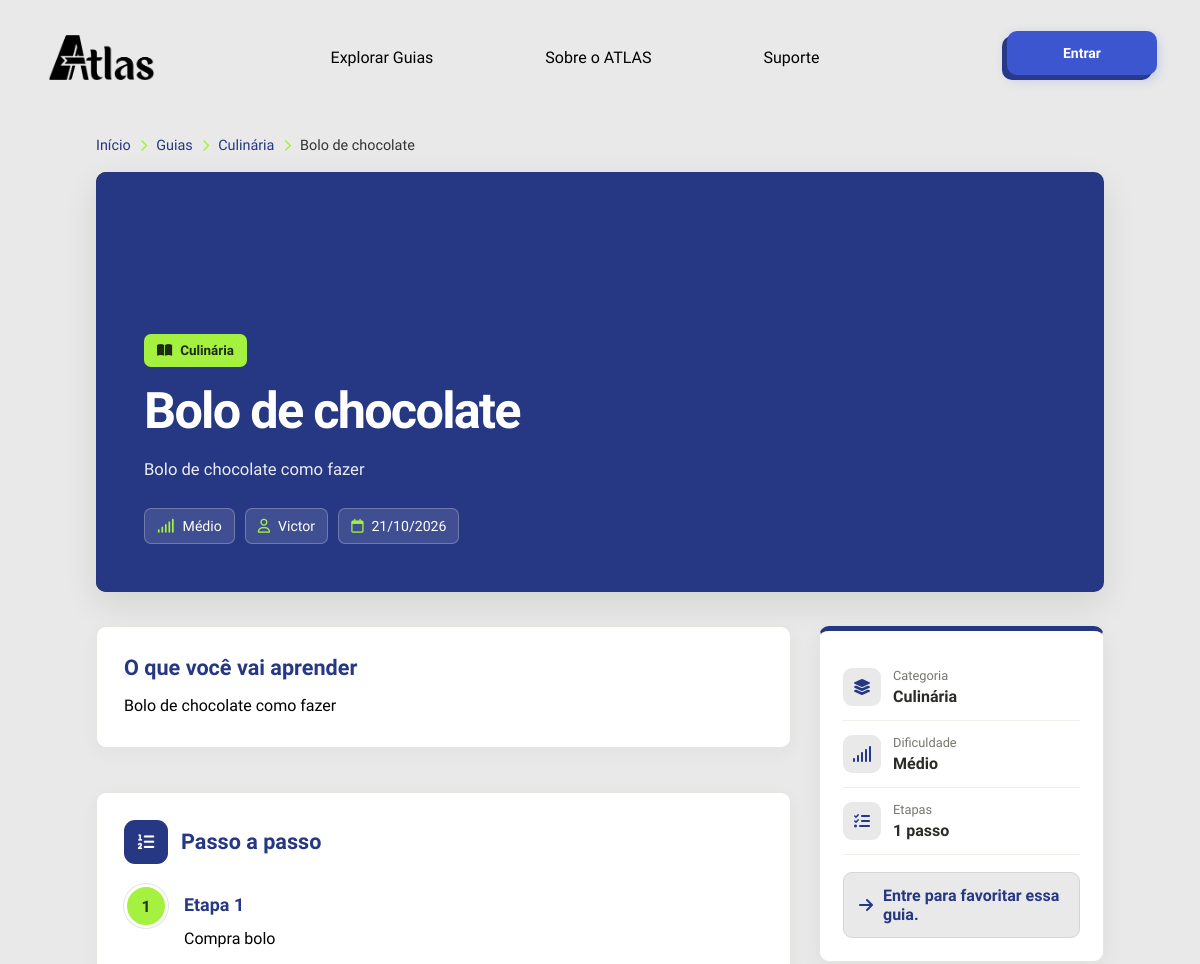
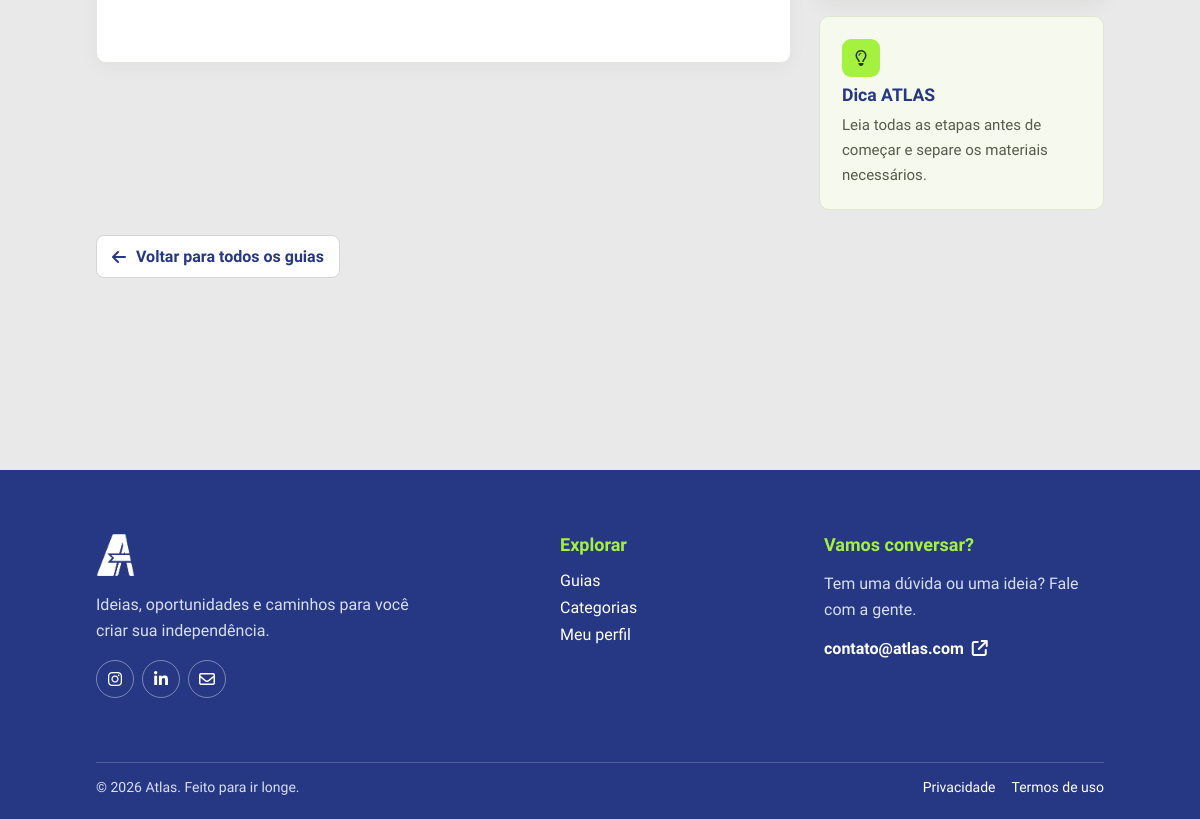
/guia.php?id=16, run on the app's committed database (2 pictures, top to bottom).
### tables this page shows
CREATE TABLE `guia` (
  `id_guia` int(11) NOT NULL,
  `id_usuario` int(11) NOT NULL,
  `titulo` varchar(200) NOT NULL,
  `descricao` text NOT NULL,
  `categoria` enum('Automóveis','Casa','Compras','Cuidados','Culinária','Educação','Finanças','Jardinagem','Limpeza','Manutenção','Moda','Saúde','Trabalho','Transporte','Tecnologia') NOT NULL,
  `dificuldade` enum('Fácil','Médio','Difícil') NOT NULL,
  `capa` mediumblob NOT NULL,
  `video` text NOT NULL,
  `data_criacao` date NOT NULL DEFAULT current_timestamp(),
  `data_atualizacao` datetime DEFAULT NULL
);

CREATE TABLE `usuario` (
  `id_usuario` int(11) NOT NULL,
  `foto` blob DEFAULT NULL,
  `nome` varchar(100) NOT NULL,
  `email` varchar(150) NOT NULL,
  `senha` varchar(255) NOT NULL,
  `preferencia` enum('Automóveis','Casa','Compras','Cuidados','Culinária','Educação','Finanças','Jardinagem','Limpeza','Manutenção','Moda','Saúde','Tecnologia','Trabalho','Transporte') NOT NULL,
  `nivel` enum('1','2','3','') NOT NULL DEFAULT '3',
  `estado` enum('ativo','inativo','','') NOT NULL DEFAULT 'ativo',
  `data_criacao` datetime NOT NULL DEFAULT current_timestamp()
);

CREATE TABLE `etapa` (
  `id_etapa` int(11) NOT NULL,
  `id_etapas` int(11) NOT NULL,
  `descricao` varchar(500) NOT NULL,
  `midia` blob DEFAULT NULL
);

### guia.php (the view, shortened to what this page needs)
<?php
require_once __DIR__ . '/conexao.php';
$id_guia = (int)($_GET['id'] ?? 0);
$sql = "SELECT g.id_guia, g.id_usuario, g.titulo, g.descricao,
               g.categoria, g.dificuldade, g.data_criacao, g.video, u.nome AS autor
        FROM guia g
        LEFT JOIN usuario u ON u.id_usuario = g.id_usuario
        WHERE g.id_guia = $id_guia";
$resultadoGuia = mysqli_query($conn, $sql);
$guia = mysqli_fetch_assoc($resultadoGuia);
$sqlEtapas = "SELECT e.id_etapa, e.descricao, e.midia
     FROM etapas es
     INNER JOIN etapa e ON e.id_etapas = es.id_etapas
     WHERE es.id_guia = $id_guia
     ORDER BY e.id_etapa";
$resultadoEtapas = mysqli_query($conn, $sqlEtapas);
$etapas = mysqli_fetch_all($resultadoEtapas, MYSQLI_ASSOC);
function h($valor): string
{
    return htmlspecialchars((string)$valor, ENT_QUOTES, 'UTF-8');
}
?>
<!DOCTYPE html>
<html lang="pt-br">
<head>
    <link rel="stylesheet" href="https://cdnjs.cloudflare.com/ajax/libs/font-awesome/6.4.0/css/all.min.css">
    <link rel="stylesheet" href="css/guia.css">
</head>
<body>
    <header>
        <a class="logo" href="index.php" aria-label="Página inicial">
            <img src="imgs_website/logotipoatlas.png" alt="ATLAS">
        </a>
        <nav class="nav-options" aria-label="Navegação principal">
            <a class="item" href="guias.php">
                <p>Explorar Guias</p>
            </a>
            <a class="item" href="index.php#aspectos">
                <p>Sobre o ATLAS</p>
            </a>
            <a class="item" href="suporte.php">
                <p>Suporte</p>
            </a>
        </nav>
        <nav class="nav-btns" aria-label="Conta">
            <?php if (isset($_SESSION['id'])): ?>
                <div class="perfil" id="perfil">
                    <p>
                        <img class="foto" src="imgs_perfil/<?= !empty($_SESSION['foto']) ? h($_SESSION['foto']) : 'foto_padrao.png' ?>">
                        Olá, <?= h($_SESSION['nome']) ?>
                    </p>
                    <i class="fa-solid fa-caret-up" id="seta"></i>
                    <div class="perfil-options" id="perfil-options">
                        <a class="perfil-option" href="meu_perfil.php">Meu perfil</a>
                        <a class="perfil-option" href="configuracoes.php">Configurações</a>
                        <?php if (($_SESSION['nivel'] ?? '') == 1): ?>
                            <a class="perfil-option" href="admin.php">Painel do administrador</a>
                        <?php endif; ?>
                        <a class="perfil-option" href="sair.php">Sair</a>
                    </div>
                </div>
            <?php else: ?>
                <a class="entrar" href="login.php">Entrar</a>
            <?php endif; ?>
        </nav>
    </header>
    <main class="pagina-guia">
        <nav class="migalhas" aria-label="Você está aqui">
            <a href="index.php">Início</a>
            <i class="fa-solid fa-chevron-right"></i>
            <a href="index.php#categorias-section">Guias</a>
            <i class="fa-solid fa-chevron-right"></i>
            <a href="guias.php?categoria=<?= urlencode($guia['categoria']) ?>">
                <?= h($guia['categoria']) ?>
            </a>
            <i class="fa-solid fa-chevron-right"></i>
            <span><?= h($guia['titulo']) ?></span>
        </nav>
        <section class="guia-capa">
            <div class="guia-capa-conteudo">
                <span class="guia-categoria">
                    <i class="fa-solid fa-book-open"></i>
                    <?= h($guia['categoria']) ?>
                </span>
                <h1><?= h($guia['titulo']) ?></h1>
                <p><?= h($guia['descricao']) ?></p>
                <div class="guia-capa-meta">
                    <span>
                        <i class="fa-solid fa-signal"></i>
                        <?= h($guia['dificuldade']) ?>
                    </span>
                    <span>
                        <i class="fa-regular fa-user"></i>
                        <?= h($guia['autor'] ?: 'Comunidade ATLAS') ?>
                    </span>
                    <span>
                        <i class="fa-regular fa-calendar"></i>
                        <?= h(date('d/m/Y', strtotime($guia['data_criacao']))) ?>
                    </span>
                </div>
            </div>
            <div class="capa-placeholder">
                <i class="fa-solid fa-book-open"></i>
            </div>
        </section>
        <div class="guia-layout">
            <article class="guia-conteudo">
                <section class="bloco-guia introducao">
                    <h2>O que você vai aprender</h2>
                    <p><?= nl2br(h($guia['descricao'])) ?></p>
                </section>
                <section class="bloco-guia etapas-guia">
                    <div class="cabecalho-bloco">
                        <span class="icone-bloco">
                            <i class="fa-solid fa-list-ol"></i>
                        </span>
                        <div>
                            <h2>Passo a passo</h2>
                        </div>
                    </div>
                    <?php if (!$etapas): ?>
                        <p class="sem-etapas">
                            Este guia ainda não tem etapas cadastradas.
                        </p>
                    <?php else: ?>
                        <div class="linha-etapas">
                            <?php foreach ($etapas as $indice => $etapa): ?>
                                <article class="etapa-guia">
                                    <div class="numero-etapa">
                                        <?= $indice + 1 ?>
                                    </div>
                                    <div class="etapa-corpo">
                                        <h3>Etapa <?= $indice + 1 ?></h3>
                                        <p><?= nl2br(h($etapa['descricao'])) ?></p>
                                    </div>
                                </article>
                            <?php endforeach; ?>
                        </div>
                    <?php endif; ?>
                </section>
            </article>
            <aside class="guia-lateral">
                <div class="cartao-resumo">
                    <div>
                        <i class="fa-solid fa-layer-group"></i>
                        <p>
                            <small>Categoria</small>
                            <strong><?= h($guia['categoria']) ?></strong>
                        </p>
                    </div>
                    <div>
                        <i class="fa-solid fa-signal"></i>
                        <p>
                            <small>Dificuldade</small>
                            <strong><?= h($guia['dificuldade']) ?></strong>
                        </p>
                    </div>
                    <div>
                        <i class="fa-solid fa-list-check"></i>
                        <p>
                            <small>Etapas</small>
                            <strong>
                                <?= count($etapas) ?>
                                <?= count($etapas) === 1 ? 'passo' : 'passos' ?>
                            </strong>
                        </p>
                    </div>
                    <?php if (!isset($_SESSION['id'])): ?>
                        <a href="login.php" class="btn-favoritar"><i class="fa-solid fa-arrow-right"></i>Entre para favoritar essa guia.</a>
                    <?php endif; ?>
                </div>
                <div class="cartao-dica">
                    <i class="fa-regular fa-lightbulb"></i>
                    <h3>Dica ATLAS</h3>
                    <p>Leia todas as etapas antes de começar e separe os materiais necessários.</p>
                </div>
            </aside>
        </div>
        <div class="voltar-guias">
            <a href="guias.php">
                <i class="fa-solid fa-arrow-left"></i>
                Voltar para todos os guias
            </a>
        </div>
    </main>
    <footer>
        <div class="footer-content">
            <div class="footer-brand">
                <a class="footer-logo" href="index.php" aria-label="Voltar para o início">
                    <img src="imgs_website/logoatlas.png" alt="ATLAS">
                </a>
                <p>Ideias, oportunidades e caminhos para você criar sua independência.</p>
                <div class="footer-socials">
                    <a href="#" aria-label="Instagram">
                        <i class="fa-brands fa-instagram"></i>
                    </a>
                    <a href="#" aria-label="LinkedIn">
                        <i class="fa-brands fa-linkedin-in"></i>
                    </a>
                    <a href="mailto:contato@atlas.com" aria-label="Enviar e-mail">
                        <i class="fa-regular fa-envelope"></i>
                    </a>
                </div>
            </div>
            <div class="footer-section">
                <h3>Explorar</h3>
                <a href="guias.php">Guias</a>
                <a href="guias.php">Categorias</a>
                <a href="meu_perfil.php">Meu perfil</a>
            </div>
            <div class="footer-section footer-contact">
                <h3>Vamos conversar?</h3>
                <p>Tem uma dúvida ou uma ideia? Fale com a gente.</p>
                <a href="mailto:contato@atlas.com">
                    contato@atlas.com
                    <i class="fa-solid fa-arrow-up-right-from-square"></i>
                </a>
            </div>
        </div>
        <div class="footer-bottom">
            <p>&copy; <?= date('Y') ?> Atlas. Feito para ir longe.</p>
            <div>
                <a href="#">Privacidade</a>
                <a href="#">Termos de uso</a>
            </div>
        </div>
    </footer>
</body>
</html>

### css/header.css (style rules this page uses)
header { display: flex; align-items: center; justify-content: space-between; gap: var(--space-6); width: 100%; padding: var(--space-4) var(--space-5); background-color: var(--color-bg); z-index: 2; }
.logo { display: flex; align-items: center; justify-content: flex-start; height: 100%; max-width: 100px; }
.logo img { display: block; width: auto; height: 45px; cursor: pointer; }
.nav-options { display: flex; align-items: center; justify-content: center; width: fit-content; height: 100%; gap: var(--space-6); }
.item { position: relative; display: flex; align-items: center; justify-content: center; width: fit-content; background-color: transparent; height: 100%; padding: var(--space-2) var(--space-3); font-size: 0.9375rem; white-space: nowrap; cursor: pointer; outline: none; border: none; font-family: 'Google Sans', sans-serif; }
.item p { color: var(--color-text); font-size: 1rem; font-weight: 400; text-decoration: none; transition: color var(--transition-fast); }
.item::after { content: ''; position: absolute; bottom: 0; left: 0; width: 0; height: 2px; border-radius: 100px; background-color: var(--color-primary-light); transition: width var(--transition-base); }
a { text-decoration: none; }
.nav-btns { display: flex; align-items: center; width: fit-content; height: 100%; gap: var(--space-3); }
.entrar { position: relative; display: flex; align-items: center; justify-content: center; width: 150px; height: 44px; border: none; border-radius: var(--radius-md); background-color: var(--color-primary); color: var(--color-text-inverse); font-size: 14px; cursor: pointer; font-style: 'Google Sans', sans-serif; }
.entrar::before { content: 'Entrar'; position: absolute; inset: 0; display: flex; align-items: center; justify-content: center; border-radius: var(--radius-md); background-color: var(--color-primary-light); box-shadow: 0 4px 12px rgba(59, 86, 207, 0.25); color: var(--color-text-inverse); font-size: 14px; font-weight: 600; white-space: nowrap; translate: 5px -5px; transition: translate var(--transition-fast), box-shadow var(--transition-fast); font-family: 'Google Sans'; }

### css/variaveis.css (style rules this page uses)
:root { --color-bg: #e9e9e9; --color-surface: #ffffff; --color-surface-hover: #dcdcdc; --color-primary: #263783; --color-primary-light: #3b56cf; --color-accent: #a4f140; --color-accent-dark: #8bc34a; --color-text: #000000; --color-text-secondary: #55555f; --color-text-placeholder: #999999; --color-text-inverse: #ffffff; --color-text-muted: #d8def8; --color-danger: #cc2828; --color-danger-dark: #9b0000; --color-danger-bg: #cc28281a; --color-warning: #c98a12; --color-warning-dark: #8f6109; --color-warning-bg: #c98a121f; --color-success: #1bb155; --color-success-dark: #119247; --color-border: #d5d5d5; --radius-sm: 4px; --radius-md: 10px; --space-1: 8px; --space-2: 16px; --space-3: 24px; --space-4: 32px; --space-5: 48px; --space-6: 64px; --space-7: 96px; --shadow-card: 0 2px 10px #00000014; --shadow-card-hover: 0 15px 30px #00000026; --shadow-drop: 3px 3px 0 #00000059; --shadow-offset-lg: -10px 10px 0 #00000033; --transition-fast: 0.2s ease; --transition-base: 0.3s ease; }

### css/body.css (style rules this page uses)
*, *::before, *::after { box-sizing: border-box; margin: 0; padding: 0; }
body { display: flex; flex-direction: column; width: 100%; overflow-x: hidden; background-color: var(--color-bg); color: var(--color-text); font-family: 'Google Sans', sans-serif; }

### data on the page
guia: categoria "Culinária", titulo "Bolo de chocolate", descricao "Bolo de chocolate como fazer", dificuldade "Médio", id_usuario.nome "Victor", data_criacao "21/10/2026"
etapa: descricao "Compra bolo"

### other printed values
count($etapas) "1"
